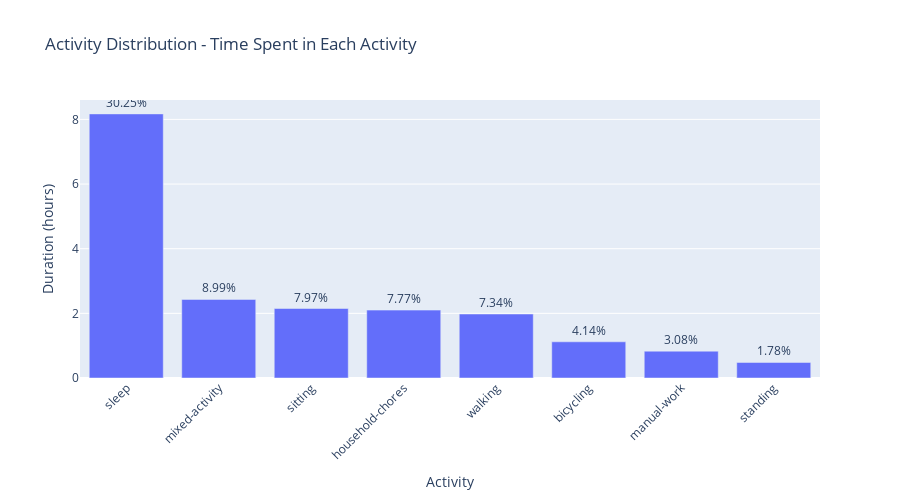

The code cell stored with this chart in its notebook:
### Code cell
def plot_activity_distribution(df):
    """
    Visualize distribution of activities
    """
    activity_counts = df['activity_label'].value_counts()
    
    # Calculate percentage
    activity_pct = (activity_counts / len(df) * 100).round(2)
    
    # Convert sample counts to hours for better interpretation
    activity_hours = (activity_counts * 0.01 / 3600).round(2)  # samples * 0.01s / 3600s(sampled at 100hz i.e for every 0.01sec 1 reading*number of records with that label divided by 60sec*60min )
    
    fig = px.bar(
        x=activity_counts.index,
        y=activity_hours.values,
        labels={'x': 'Activity', 'y': 'Duration (hours)'},
        title='Activity Distribution - Time Spent in Each Activity',
        text=activity_pct.values
    )
    
    fig.update_traces(texttemplate='%{text}%', textposition='outside')
    fig.update_layout(
        xaxis_tickangle=-45,
        height=500,
        showlegend=False
    )
    
    return fig

plot_activity_distribution(df_147)

### Figure 1 — Plotly figure (JSON) as saved in the notebook; plotly's stock layout.template omitted (floating-point values rounded to 4 significant figures)
{"data": [{"hovertemplate": "Activity=%{x}<br>Duration (hours)=%{y}<br>text=%{text}<extra></extra>", "legendgroup": "", "marker": {"color": "#636efa", "pattern": {"shape": ""}}, "name": "", "orientation": "v", "showlegend": false, "text": [30.25, 8.99, 7.97, 7.77, 7.34, 4.14, 3.08, 1.78], "textposition": "outside", "texttemplate": "%{text}%", "type": "bar", "x": ["sleep", "mixed-activity", "sitting", "household-chores", "walking", "bicycling", "manual-work", "standing"], "xaxis": "x", "y": [8.17, 2.43, 2.15, 2.1, 1.98, 1.12, 0.83, 0.48], "yaxis": "y"}], "layout": {"barmode": "relative", "height": 500, "legend": {"tracegroupgap": 0}, "showlegend": false, "title": {"text": "Activity Distribution - Time Spent in Each Activity"}, "xaxis": {"anchor": "y", "domain": [0, 1], "tickangle": -45, "title": {"text": "Activity"}}, "yaxis": {"anchor": "x", "domain": [0, 1], "title": {"text": "Duration (hours)"}}}}
